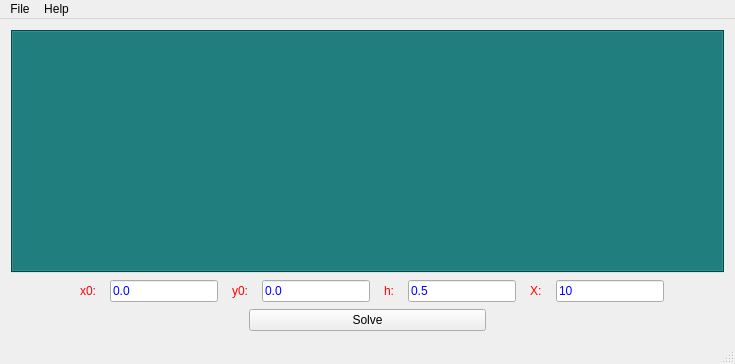
<?xml version="1.0" encoding="UTF-8"?>
<ui version="4.0">
 <class>MainWindow</class>
 <widget class="QMainWindow" name="MainWindow">
  <property name="geometry">
   <rect>
    <x>0</x>
    <y>0</y>
    <width>735</width>
    <height>364</height>
   </rect>
  </property>
  <property name="windowTitle">
   <string>MainWindow</string>
  </property>
  <property name="styleSheet">
   <string notr="true">QLabel{
	font: Courier;
	color: red;
	padding: 5px;
}

QLineEdit{
	size: 10sp;
	color: blue;
}</string>
  </property>
  <widget class="QWidget" name="centralWidget">
   <layout class="QVBoxLayout" name="verticalLayout">
    <item>
     <widget class="QTabWidget" name="tabWidget">
      <property name="autoFillBackground">
       <bool>false</bool>
      </property>
      <property name="styleSheet">
       <string notr="true">QTabWidget{
	background-color: #006666;
}</string>
      </property>
      <property name="currentIndex">
       <number>-1</number>
      </property>
     </widget>
    </item>
    <item>
     <layout class="QHBoxLayout" name="horizontalLayout">
      <property name="bottomMargin">
       <number>0</number>
      </property>
      <item>
       <spacer name="horizontalSpacer_2">
        <property name="orientation">
         <enum>Qt::Horizontal</enum>
        </property>
        <property name="sizeHint" stdset="0">
         <size>
          <width>40</width>
          <height>20</height>
         </size>
        </property>
       </spacer>
      </item>
      <item>
       <widget class="QLabel" name="label">
        <property name="text">
         <string>x0:</string>
        </property>
       </widget>
      </item>
      <item>
       <widget class="QLineEdit" name="lineEdit">
        <property name="text">
         <string>0.0</string>
        </property>
       </widget>
      </item>
      <item>
       <widget class="QLabel" name="label_2">
        <property name="text">
         <string>y0:</string>
        </property>
       </widget>
      </item>
      <item>
       <widget class="QLineEdit" name="lineEdit_2">
        <property name="text">
         <string>0.0</string>
        </property>
       </widget>
      </item>
      <item>
       <widget class="QLabel" name="label_3">
        <property name="text">
         <string>h:</string>
        </property>
       </widget>
      </item>
      <item>
       <widget class="QLineEdit" name="lineEdit_3">
        <property name="text">
         <string>0.5</string>
        </property>
       </widget>
      </item>
      <item>
       <widget class="QLabel" name="label_4">
        <property name="text">
         <string>X:</string>
        </property>
       </widget>
      </item>
      <item>
       <widget class="QLineEdit" name="lineEdit_4">
        <property name="text">
         <string>10</string>
        </property>
       </widget>
      </item>
      <item>
       <spacer name="horizontalSpacer">
        <property name="orientation">
         <enum>Qt::Horizontal</enum>
        </property>
        <property name="sizeHint" stdset="0">
         <size>
          <width>40</width>
          <height>20</height>
         </size>
        </property>
       </spacer>
      </item>
     </layout>
    </item>
    <item>
     <layout class="QHBoxLayout" name="horizontalLayout_2">
      <property name="bottomMargin">
       <number>0</number>
      </property>
      <item>
       <spacer name="horizontalSpacer_3">
        <property name="orientation">
         <enum>Qt::Horizontal</enum>
        </property>
        <property name="sizeHint" stdset="0">
         <size>
          <width>40</width>
          <height>20</height>
         </size>
        </property>
       </spacer>
      </item>
      <item>
       <widget class="QPushButton" name="Solve">
        <property name="sizePolicy">
         <sizepolicy hsizetype="MinimumExpanding" vsizetype="Minimum">
          <horstretch>0</horstretch>
          <verstretch>0</verstretch>
         </sizepolicy>
        </property>
        <property name="minimumSize">
         <size>
          <width>70</width>
          <height>0</height>
         </size>
        </property>
        <property name="text">
         <string>Solve</string>
        </property>
        <property name="autoDefault">
         <bool>false</bool>
        </property>
       </widget>
      </item>
      <item>
       <spacer name="horizontalSpacer_4">
        <property name="orientation">
         <enum>Qt::Horizontal</enum>
        </property>
        <property name="sizeHint" stdset="0">
         <size>
          <width>40</width>
          <height>20</height>
         </size>
        </property>
       </spacer>
      </item>
     </layout>
    </item>
   </layout>
  </widget>
  <widget class="QMenuBar" name="menuBar">
   <property name="geometry">
    <rect>
     <x>0</x>
     <y>0</y>
     <width>735</width>
     <height>22</height>
    </rect>
   </property>
   <widget class="QMenu" name="menuFile">
    <property name="title">
     <string>File</string>
    </property>
    <addaction name="actionExit"/>
   </widget>
   <widget class="QMenu" name="menuHelp">
    <property name="title">
     <string>Help</string>
    </property>
    <addaction name="actionAbout"/>
   </widget>
   <addaction name="menuFile"/>
   <addaction name="menuHelp"/>
  </widget>
  <widget class="QStatusBar" name="statusBar"/>
  <action name="actionExit">
   <property name="text">
    <string>Exit</string>
   </property>
  </action>
  <action name="actionAbout">
   <property name="text">
    <string>About</string>
   </property>
  </action>
 </widget>
 <layoutdefault spacing="6" margin="11"/>
 <resources/>
 <connections>
  <connection>
   <sender>actionExit</sender>
   <signal>triggered()</signal>
   <receiver>MainWindow</receiver>
   <slot>close()</slot>
   <hints>
    <hint type="sourcelabel">
     <x>-1</x>
     <y>-1</y>
    </hint>
    <hint type="destinationlabel">
     <x>285</x>
     <y>168</y>
    </hint>
   </hints>
  </connection>
 </connections>
</ui>
